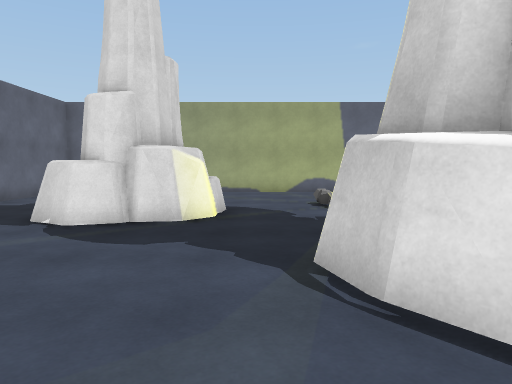
view 1 (above)

20 first-person views from a walk through a 3-D level made in the Unity game engine. The camera is 1.3 m above the floor, tilts 4° down and sees 70° across. The floor is counted in squares, 1 m on a side. Each view is taken from the middle of a square. On the plan, view 1 faces up. The plan holds only what a view shows up to about 15 squares ahead; the rest is blank.

view 2
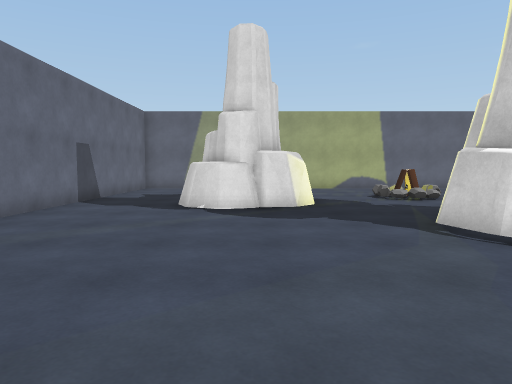

view 3
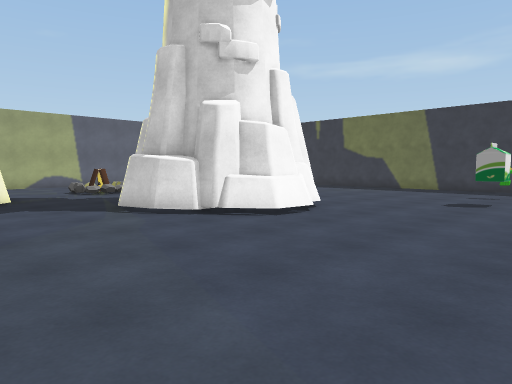

view 4
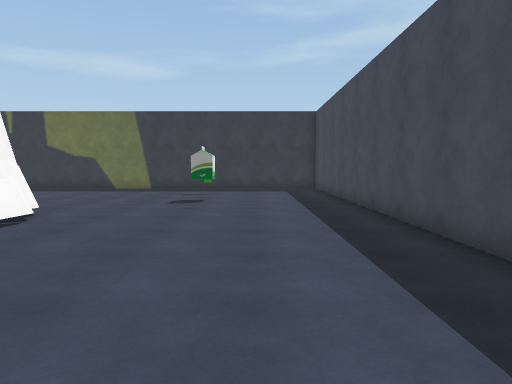

view 5
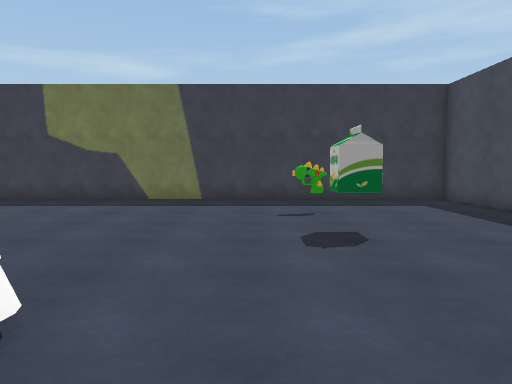

view 6
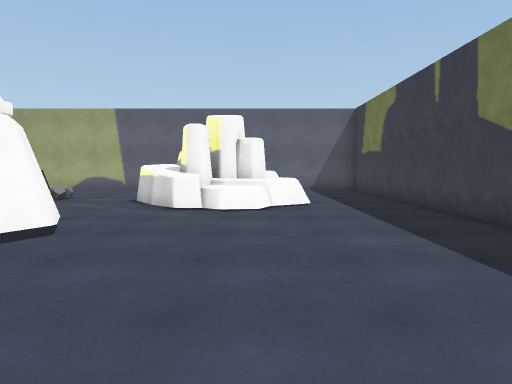

view 7
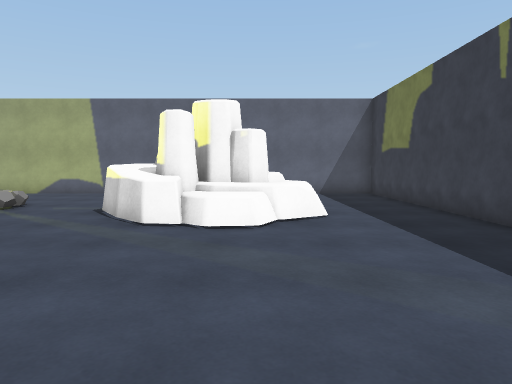

view 8
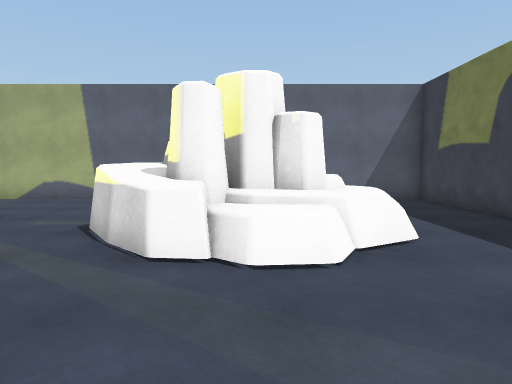

view 9
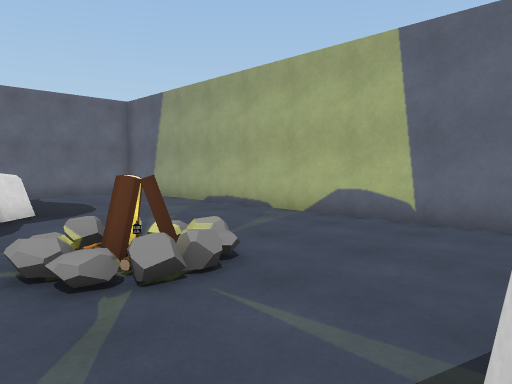

view 10
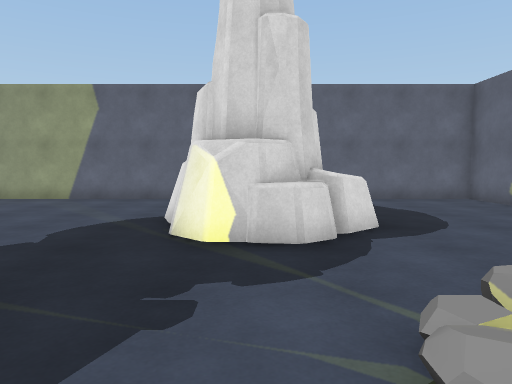

view 11
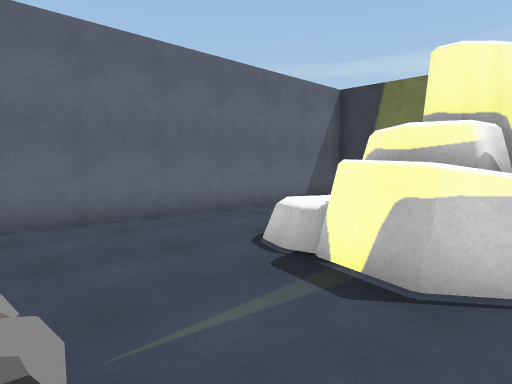

view 12
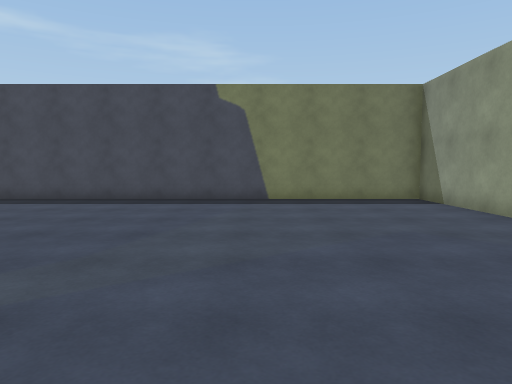

view 13
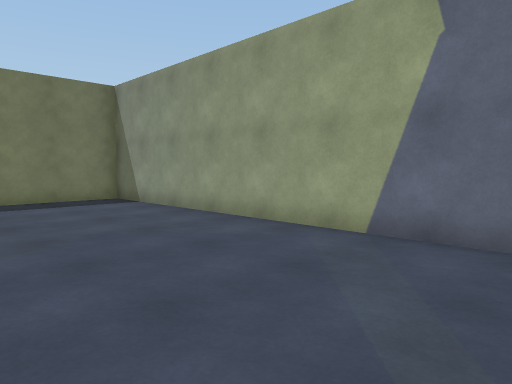

view 14
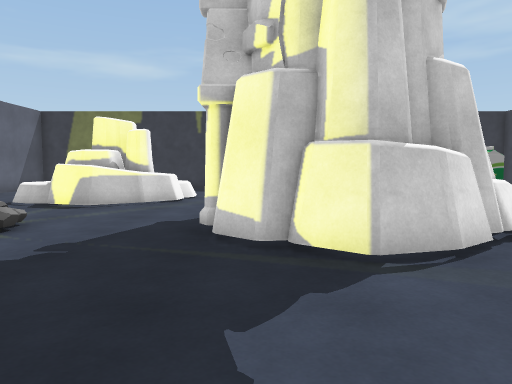

view 15
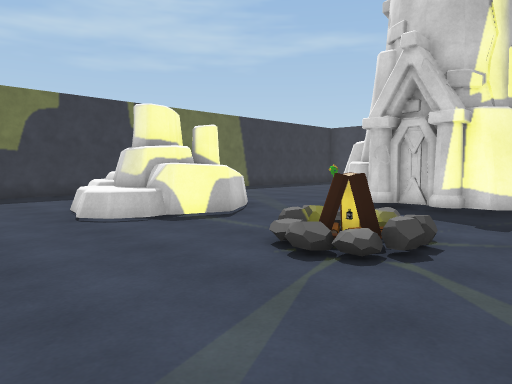

view 16
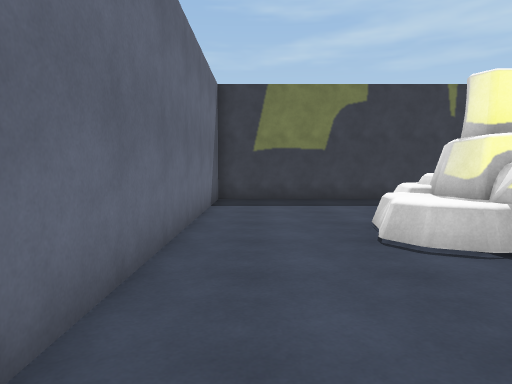

view 17
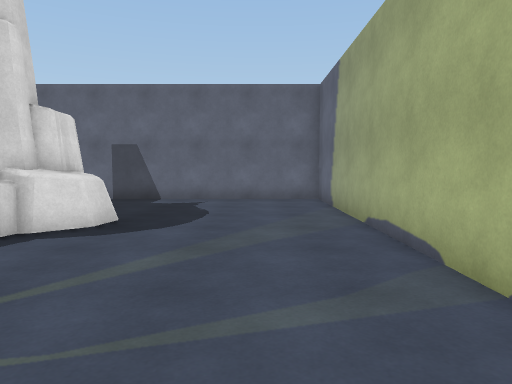

view 18
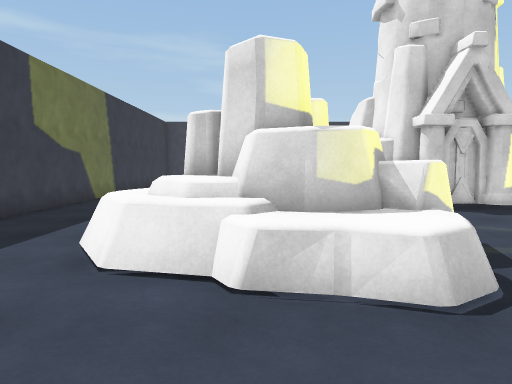

view 19
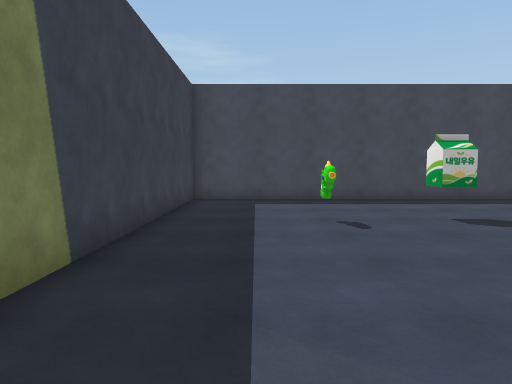

view 20
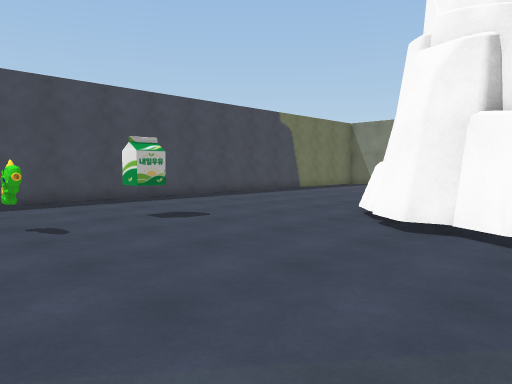

### Floor plan
Key: @ floor where view 1 was taken; # wall or solid block; . floor; O other object.
Columns run from 10 left of view 1 to 18 right of it. Each row starts with its distance up from view 1.
 19 #############################
 18 #...........................#
 17 #...........................#
 16 #...........................#
 15 #..................O........#
 14 #..................OOOO.....#
 13 #......O.....OO...OOOOOO....#
 12 #.....OOO....OO...OOOOOOO...#
 11 #.... OOOO...O....OOOOOOO...#
 10 #....OOOOO.........OOOOO....#
  9 #....OOOOO..........OOO.....#
  8 #....OOO....................#
  7 #............OOOO...........#
  6 #...........OOOOOO..........#
  5 #..........OOO  OOO.........#
  4 #..........OOO  OOO.........#
  3 #..........OOO  OOO.........#
  2 #...........OOOOOO..........#
  1 #............OOOO...........#
  0 #.........@.................#
 -1 #...........................#
 -2 #......................O....#
 -3 #...................OO.O....#
 -4 #...........................#
 -5 #...........................#
 -6 #...........................#
 -7 #...........................#
 -8 #...........................#
 -9 #############################

Where each view was taken, in squares from view 1:
view 1: 0 up, 0 right, facing up
view 2: 3 down, 3 left, facing up
view 3: 6 down, 4 left, facing up-right
view 4: 5 down, 4 left, facing right
view 5: 1 down, 3 right, facing right
view 6: 2 down, 12 right, facing up
view 7: 1 up, 12 right, facing up
view 8: 4 up, 11 right, facing up
view 9: 10 up, 8 right, facing up-left
view 10: 10 up, 5 right, facing left
view 11: 10 up, 4 right, facing up-right
view 12: 6 up, 3 left, facing down
view 13: 6 up, 3 left, facing down-left
view 14: 6 up, 4 left, facing right
view 15: 18 up, 0 right, facing down-right
view 16: 17 up, 3 right, facing right
view 17: 16 up, 5 right, facing left
view 18: 18 up, 11 right, facing down
view 19: 6 up, 15 right, facing down
view 20: 6 up, 15 right, facing down-left
